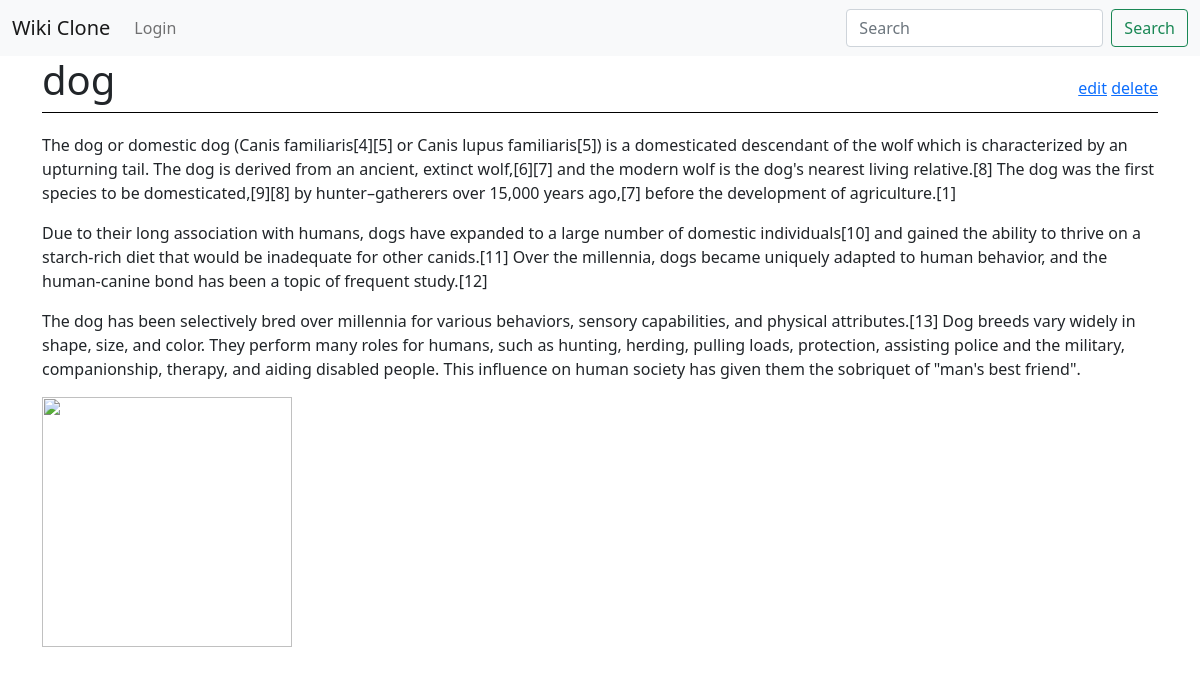
The app's page /entry/3/ with its own data.
### vikiclone/models.py (models this page shows, shortened)
class Entry(models.Model):
    name = models.CharField(max_length=200)
    imageUrl = models.CharField(max_length=500)
    body = models.TextField()
    category = models.ForeignKey(Category,on_delete=models.CASCADE)

### vikiclone/views.py (the view)
# urls.py: path('entry/<str:id>/',views.one,name="one"),
def one(request,id):
    entry = Entry.objects.get(id=id)
    return render(request,'vikiclone/entry-one.html',{"entry":entry})

### vikiclone/templates/vikiclone/entry-one.html (shortened to what this page needs)
{% extends 'main.html' %} {% block content %}
<div class="header">
  <h1>{{entry.name}}</h1>
  <span>
    <a href="{% url 'edit' entry.id %}">edit</a>
    <a href="{% url 'remove' entry.id %}">delete</a>
  </span>
</div>
<p>{{entry.body|linebreaks}}</p>
<img src="{{entry.imageUrl}}" />
{% endblock %}

### vikiclone/templates/vikiclone/entry-one.html (style rules this page uses)
.header { text-align: left; border-bottom: 1px solid black; width: 100%; margin-bottom: 20px; position: relative; }
img { width: 250px; height: 250px; }
.header span { position: absolute; right: 0; top: 20px; }

### records on screen
Entry: name "dog", body "The dog or domestic dog (Canis familiaris[4][5] or Canis lupus familiaris[5]) is a domesticated descendant of the wolf which is characterized by an upturning tail. The dog is derived from an ancient, extinct wolf,[6][7] and the modern wolf is the dog's nearest living relative.[8] The dog was the first species to be domesticated,[9][8] by hunter–gatherers over 15,000 years ago,[7] before the development of agriculture.[1] Due to their long association with humans, dogs have expanded to a large number of domestic individuals[10] and gained the ability to thrive on a starch-rich diet that would be inadequate for other canids.[11] Over the millennia, dogs became uniquely adapted to human…"
